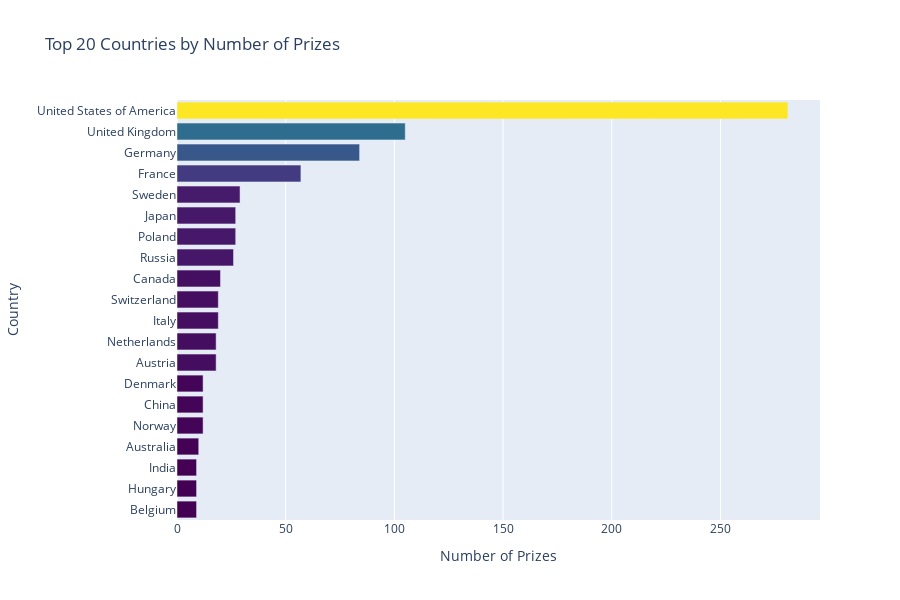

Notebook cell for this chart:
### Code cell
# lets do bar plot 
bar = px.bar(
    data_frame=top20_countries,
    x='prize',
    y='birth_country_current',
    color='prize',
    color_continuous_scale='Viridis',
    height=600,
    title='Top 20 Countries by Number of Prizes'

)
bar.update_layout(
    xaxis_title='Number of Prizes',
    yaxis_title='Country',
    coloraxis_showscale=False,
    yaxis={'categoryorder':'total ascending'},  # sort the bars
)
bar.show()

### Figure 1 — Plotly figure (JSON) as saved in the notebook; plotly's stock layout.template omitted (floating-point values rounded to 4 significant figures)
{"data": [{"hovertemplate": "prize=%{marker.color}<br>birth_country_current=%{y}<extra></extra>", "legendgroup": "", "marker": {"color": [281, 105, 84, 57, 29, 27, 27, 26, 20, 19, 19, 18, 18, 12, 12, 12, 10, 9, 9, 9], "coloraxis": "coloraxis", "pattern": {"shape": ""}}, "name": "", "orientation": "h", "showlegend": false, "textposition": "auto", "type": "bar", "x": [281, 105, 84, 57, 29, 27, 27, 26, 20, 19, 19, 18, 18, 12, 12, 12, 10, 9, 9, 9], "xaxis": "x", "y": ["United States of America", "United Kingdom", "Germany", "France", "Sweden", "Poland", "Japan", "Russia", "Canada", "Italy", "Switzerland", "Austria", "Netherlands", "Norway", "China", "Denmark", "Australia", "Belgium", "Hungary", "India"], "yaxis": "y"}], "layout": {"barmode": "relative", "coloraxis": {"colorbar": {"title": {"text": "prize"}}, "colorscale": [[0, "#440154"], [0.1111, "#482878"], [0.2222, "#3e4989"], [0.3333, "#31688e"], [0.4444, "#26828e"], [0.5556, "#1f9e89"], [0.6667, "#35b779"], [0.7778, "#6ece58"], [0.8889, "#b5de2b"], [1, "#fde725"]], "showscale": false}, "height": 600, "legend": {"tracegroupgap": 0}, "title": {"text": "Top 20 Countries by Number of Prizes"}, "xaxis": {"anchor": "y", "domain": [0, 1], "title": {"text": "Number of Prizes"}}, "yaxis": {"anchor": "x", "categoryorder": "total ascending", "domain": [0, 1], "title": {"text": "Country"}}}}
